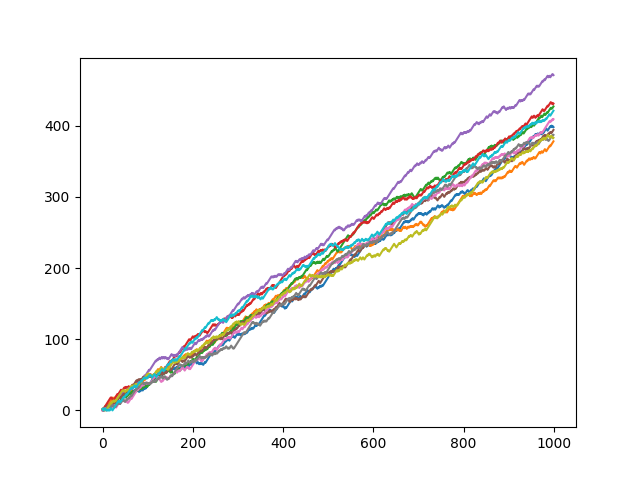

Write the Python code that produced this figure.
from functions import create_random_space_walks
import matplotlib.pyplot as plt
from datetime import datetime as dt
from datetime import timedelta as td
now = dt.now()

space = create_random_space_walks(.7, 1000, 10)

ls_times = []
number_simulations = space.shape[1]
for sim in range(number_simulations):
    now1 = dt.now()
    plt.plot(space[:,sim])

    ls_times.append( (dt.now()-now1).microseconds )
    print('\tgraph time: {}'.format(
            str(td(microseconds=sum(ls_times)/len(ls_times)) * (number_simulations-sim))
    ), end='\r' if number_simulations != sim else '\n')


print('\nsaving picture')
plt.savefig('graph.png')
print(dt.now()-now)
